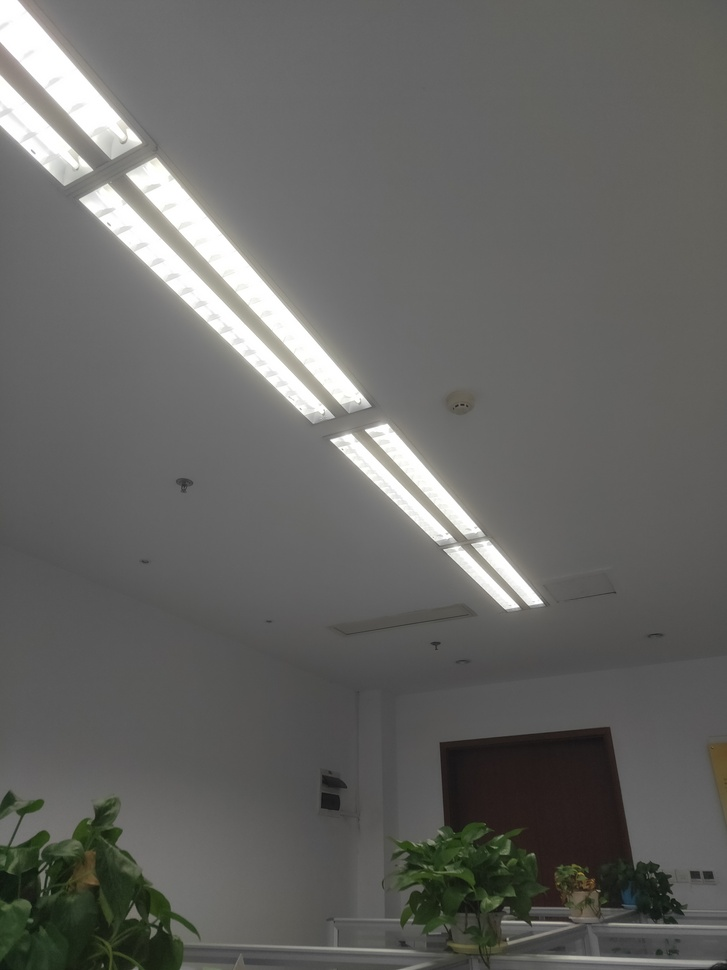
#> input picture 技术学习/CV-learning/images/test.jpg, 727 x 970 px, shrunk from 3456 x 4608 before the run
$ python SciPy-demo1.py
#> lines starting #> are read from the running program, lines starting #| are printed output that depends on the picture
#_*_coding:utf-8_*_
from PIL import Image
from numpy import *
from scipy.ndimage import filters

im = array(Image.open('../images/test.jpg').convert('L'))
im2 = filters.gaussian_filter(im,5)
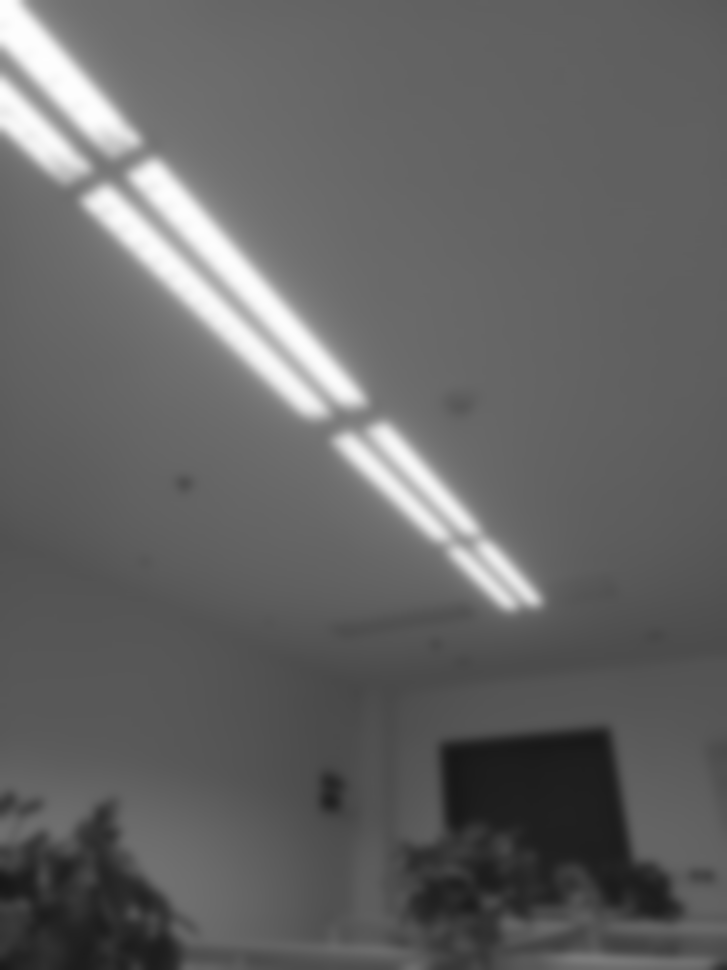
#> im2: shape (970, 727); min 23, max 254, mean 100.6

$ run again, with 技术学习/CV-learning/images/大厅1.jpg copied over 技术学习/CV-learning/images/test.jpg
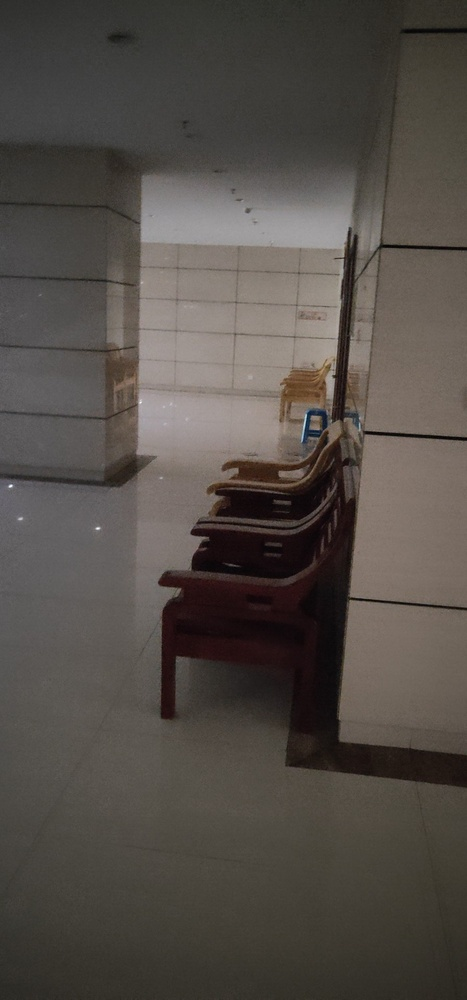
#> input picture 技术学习/CV-learning/images/大厅1.jpg, 467 x 1000 px, shrunk from 896 x 1920 before the run
#> `im2 = filters.gaussian_filter(im,5)`:
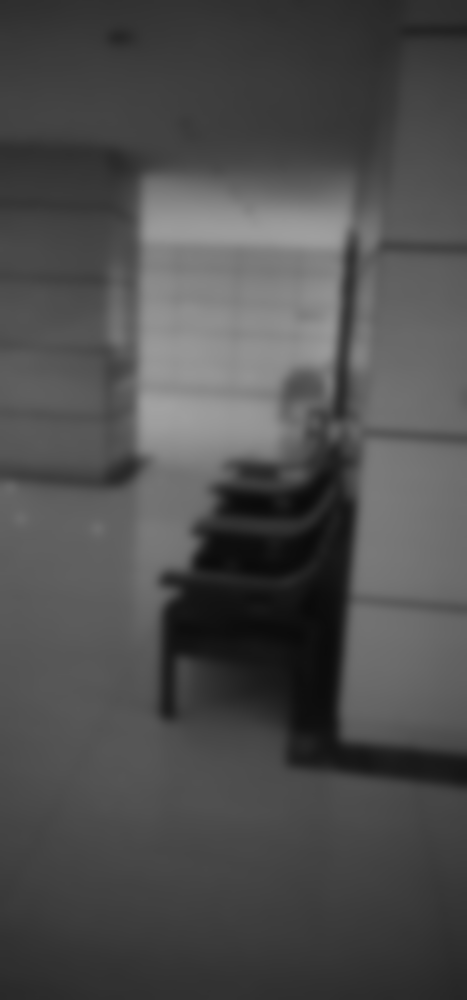
#> im2: shape (1000, 467); min 10, max 162, mean 77.6
